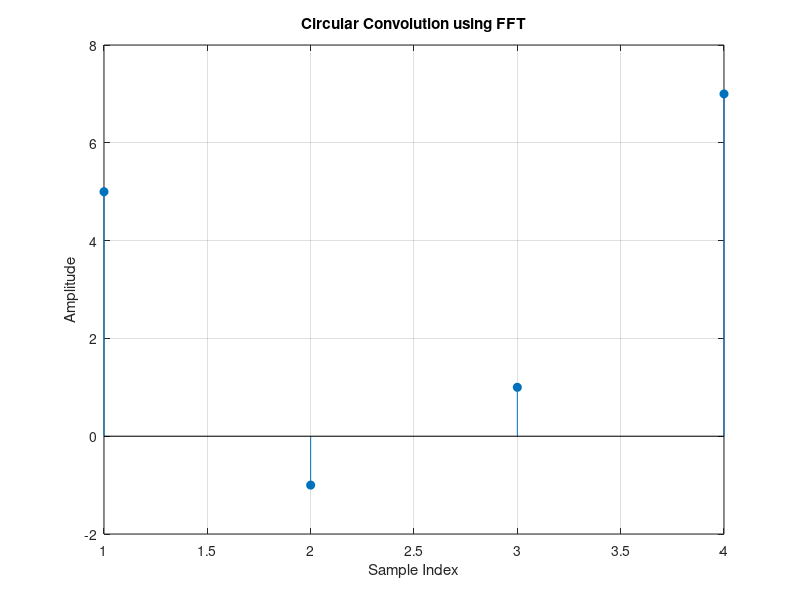

This figure's MATLAB source:
% =====================================================================
% DIGITAL SIGNAL AND IMAGE PROCESSING LAB
%
% Experiment No. : 2
% Experiment Title : Linear and Circular Convolution using FFT
%
% Aim:
% Write a program to perform Discrete Convolution such as
% Linear Convolution and Circular Convolution.
%
% Student Details:
% Name     : Amey Thakur
% Roll No. : 50
% Class    : COMPS-BE-B-50
% Batch    : B3
%
% Date of Experiment : 30/07/2021
% Date of Submission : 30/07/2021
%
% Author:
% Amey Thakur
% GitHub Profile:
% https://github.com/Amey-Thakur
%
% Repository:
% https://github.com/Amey-Thakur/DIGITAL-SIGNAL-AND-IMAGE-PROCESSING-AND-DIGITAL-SIGNAL-AND-IMAGE-PROCESSING-LAB
% =====================================================================

% Clear workspace, close all figures, and clear command window
clear all;
close all;
clc;

% -----------------------------
% Input Discrete-Time Signals
% -----------------------------
Xn = [0 1 2 3];        % First input sequence
Yn = [1 2 0 -1];       % Second input sequence

% -----------------------------
% FFT of Input Signals
% -----------------------------
x = fft(Xn);           % FFT of first signal
y = fft(Yn);           % FFT of second signal

% -----------------------------
% Convolution in Frequency Domain
% -----------------------------
C = x .* y;            % Point-wise multiplication

% -----------------------------
% Inverse FFT (Circular Convolution)
% -----------------------------
T = ifft(C);           % Circular convolution result

% -----------------------------
% Plot the Output
% -----------------------------
figure;
stem(T, 'filled');
grid on;
title('Circular Convolution using FFT');
xlabel('Sample Index');
ylabel('Amplitude');
